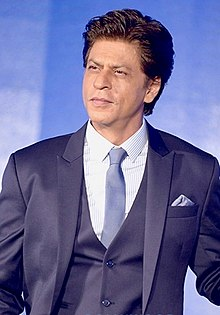
#> input picture Opencv_Course/srk photo.jpg, 220 x 315 px, found by its file name
$ python histogram_for_rgb_image.py
#> lines starting #> are read from the running program, lines starting #| are printed output that depends on the picture
import cv2
import numpy
import matplotlib.pyplot as plt
img_path=r"C:\Users\salma\OneDrive\Pictures\Camera Roll\srk photo.jpg"

img=cv2.imread(img_path)
#> img is the input picture: shape (315, 220, 3); mean B, G, R 148.3, 104.3, 105.8
cv2.imshow("Image",img)


plt.figure()
plt.title("Histogram for rgb image")
plt.xlabel("Bins")
plt.ylabel("Pixels")


colors=('b','g','r')
for i , col in enumerate(colors):
    hist=cv2.calcHist([img],[i],None,[256],[0,256])
    plt.plot(hist,color=col)
    plt.xlim([0,256])
plt.show()
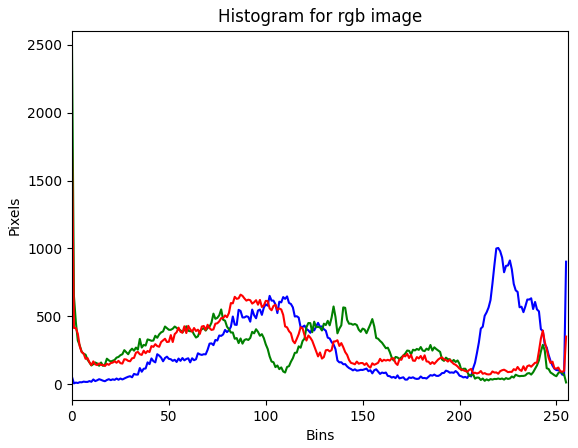
#> figure drawn by matplotlib, 1 panel; curve peaks at x = 220, y = 1003; curve peaks at x = 0, y = 2481; curve peaks at x = 0, y = 1735

cv2.imwrite(r"D:\Learning_Python\Opencv_Course\histogram_for_rgb_image.jpg",hist)


cv2.waitKey(0)
cv2.destroyAllWindows()

$ run again, with Opencv_Course/cat.webp saved as Opencv_Course/srk photo.jpg
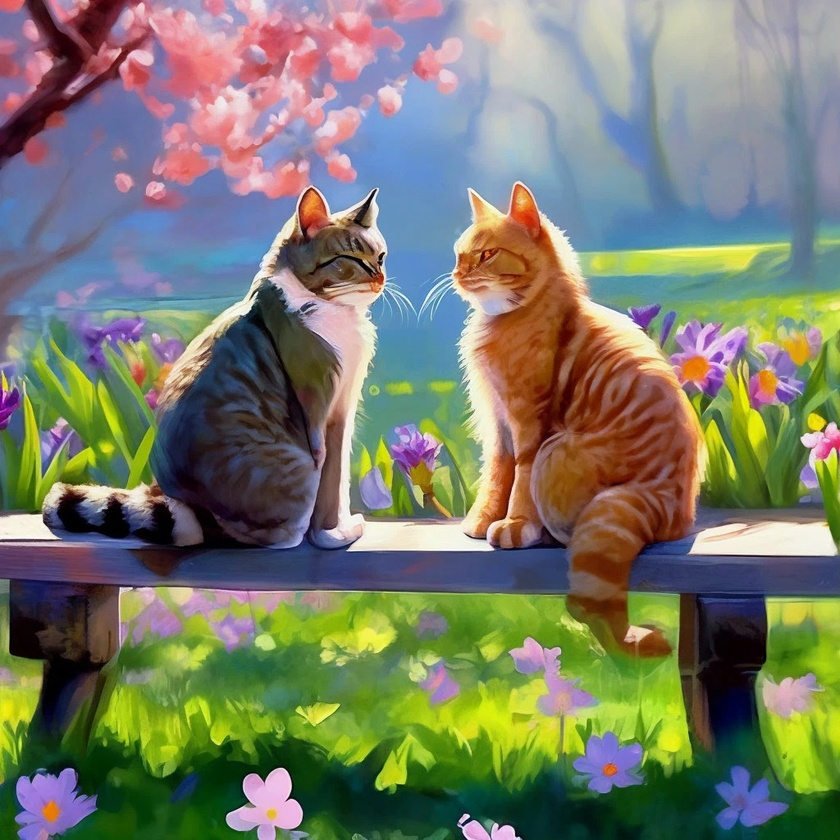
#> input picture Opencv_Course/cat.webp, 840 x 840 px, shrunk from 1024 x 1024 before the run, found by its file name
#> img is the input picture: shape (840, 840, 3); mean B, G, R 106.3, 124.7, 121.3
#> `plt.show()`:
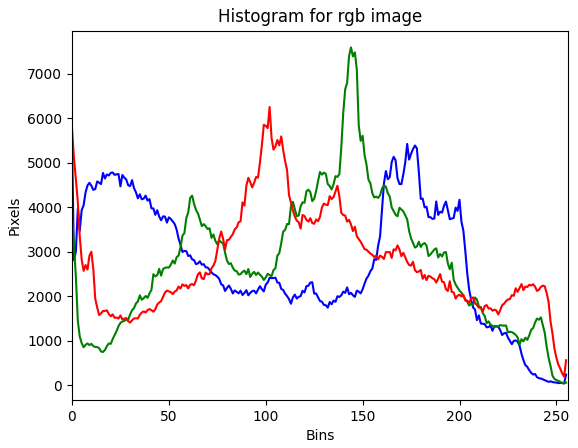
#> figure drawn by matplotlib, 1 panel; curve peaks at x = 0, y = 5504; curve peaks at x = 144, y = 7592; curve peaks at x = 102, y = 6252
